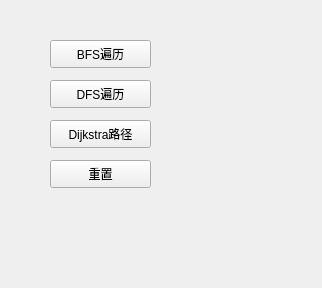
<?xml version="1.0" encoding="UTF-8"?>
<ui version="4.0">
 <class>CLinklistEditorUI</class>
 <widget class="QWidget" name="CLinklistEditorUI">
  <property name="geometry">
   <rect>
    <x>0</x>
    <y>0</y>
    <width>322</width>
    <height>288</height>
   </rect>
  </property>
  <property name="windowTitle">
   <string>Form</string>
  </property>
  <widget class="QPushButton" name="BFSpushButton">
   <property name="geometry">
    <rect>
     <x>50</x>
     <y>40</y>
     <width>101</width>
     <height>28</height>
    </rect>
   </property>
   <property name="text">
    <string>BFS遍历</string>
   </property>
  </widget>
  <widget class="QPushButton" name="DFSpushButton">
   <property name="geometry">
    <rect>
     <x>50</x>
     <y>80</y>
     <width>101</width>
     <height>28</height>
    </rect>
   </property>
   <property name="text">
    <string>DFS遍历</string>
   </property>
  </widget>
  <widget class="QPushButton" name="ResetpushButton">
   <property name="geometry">
    <rect>
     <x>50</x>
     <y>160</y>
     <width>101</width>
     <height>28</height>
    </rect>
   </property>
   <property name="text">
    <string>重置</string>
   </property>
  </widget>
  <widget class="QPushButton" name="DijkstrapushButton">
   <property name="geometry">
    <rect>
     <x>50</x>
     <y>120</y>
     <width>101</width>
     <height>28</height>
    </rect>
   </property>
   <property name="text">
    <string>Dijkstra路径</string>
   </property>
  </widget>
 </widget>
 <resources/>
 <connections>
  <connection>
   <sender>BFSpushButton</sender>
   <signal>clicked()</signal>
   <receiver>CLinklistEditorUI</receiver>
   <slot>on_bfs_btn_clicked()</slot>
   <hints>
    <hint type="sourcelabel">
     <x>166</x>
     <y>43</y>
    </hint>
    <hint type="destinationlabel">
     <x>177</x>
     <y>80</y>
    </hint>
   </hints>
  </connection>
  <connection>
   <sender>DFSpushButton</sender>
   <signal>clicked()</signal>
   <receiver>CLinklistEditorUI</receiver>
   <slot>on_dfs_btn_clicked()</slot>
   <hints>
    <hint type="sourcelabel">
     <x>197</x>
     <y>68</y>
    </hint>
    <hint type="destinationlabel">
     <x>272</x>
     <y>71</y>
    </hint>
   </hints>
  </connection>
  <connection>
   <sender>ResetpushButton</sender>
   <signal>clicked()</signal>
   <receiver>CLinklistEditorUI</receiver>
   <slot>on_reset_btn_clicked()</slot>
   <hints>
    <hint type="sourcelabel">
     <x>202</x>
     <y>149</y>
    </hint>
    <hint type="destinationlabel">
     <x>268</x>
     <y>121</y>
    </hint>
   </hints>
  </connection>
  <connection>
   <sender>DijkstrapushButton</sender>
   <signal>clicked()</signal>
   <receiver>CLinklistEditorUI</receiver>
   <slot>on_dijkstra_btn_clicked()</slot>
   <hints>
    <hint type="sourcelabel">
     <x>134</x>
     <y>109</y>
    </hint>
    <hint type="destinationlabel">
     <x>255</x>
     <y>133</y>
    </hint>
   </hints>
  </connection>
 </connections>
 <slots>
  <slot>on_bfs_btn_clicked()</slot>
  <slot>on_dfs_btn_clicked()</slot>
  <slot>on_reset_btn_clicked()</slot>
  <slot>on_dijkstra_btn_clicked()</slot>
 </slots>
</ui>
